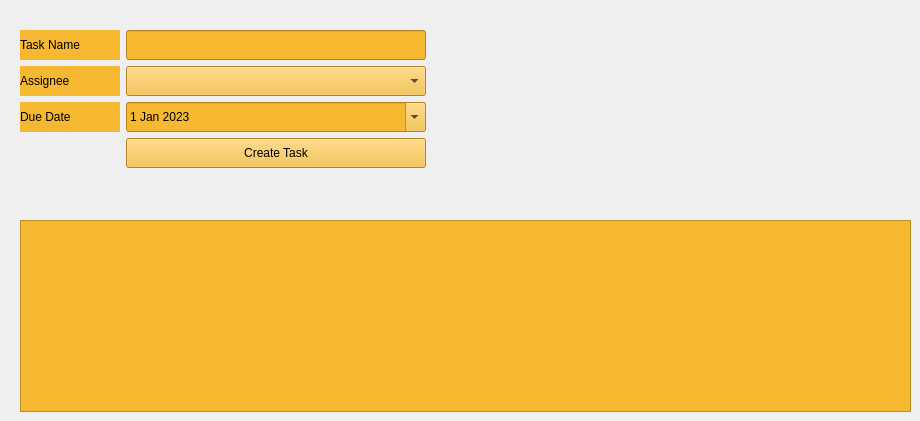
    <widget class="QWidget" name="teacher_to_do">
     <attribute name="title">
      <string>To do List</string>
     </attribute>
     <widget class="QTableWidget" name="tasks_tableWidget">
      <property name="geometry">
       <rect>
        <x>20</x>
        <y>220</y>
        <width>891</width>
        <height>192</height>
       </rect>
      </property>
      <property name="styleSheet">
       <string notr="true">background-color: rgb(246, 184, 49);
color: rgb(0, 0, 0);</string>
      </property>
     </widget>
     <widget class="QWidget" name="layoutWidget">
      <property name="geometry">
       <rect>
        <x>20</x>
        <y>30</y>
        <width>409</width>
        <height>143</height>
       </rect>
      </property>
      <layout class="QFormLayout" name="create_task_form_layout">
       <item row="0" column="0">
        <widget class="QLabel" name="task_name_label">
         <property name="minimumSize">
          <size>
           <width>100</width>
           <height>30</height>
          </size>
         </property>
         <property name="maximumSize">
          <size>
           <width>100</width>
           <height>30</height>
          </size>
         </property>
         <property name="styleSheet">
          <string notr="true">background-color: rgb(246, 184, 49);
color: rgb(0, 0, 0);</string>
         </property>
         <property name="text">
          <string>Task Name</string>
         </property>
        </widget>
       </item>
       <item row="0" column="1">
        <widget class="QLineEdit" name="task_name_input">
         <property name="minimumSize">
          <size>
           <width>300</width>
           <height>30</height>
          </size>
         </property>
         <property name="maximumSize">
          <size>
           <width>300</width>
           <height>30</height>
          </size>
         </property>
         <property name="styleSheet">
          <string notr="true">background-color: rgb(246, 184, 49);
color: rgb(0, 0, 0);</string>
         </property>
        </widget>
       </item>
       <item row="1" column="0">
        <widget class="QLabel" name="assignee_label">
         <property name="minimumSize">
          <size>
           <width>100</width>
           <height>30</height>
          </size>
         </property>
         <property name="maximumSize">
          <size>
           <width>100</width>
           <height>30</height>
          </size>
         </property>
         <property name="styleSheet">
          <string notr="true">color: rgb(0, 0, 0);
background-color: rgb(246, 184, 49);</string>
         </property>
         <property name="text">
          <string>Assignee</string>
         </property>
        </widget>
       </item>
       <item row="1" column="1">
        <widget class="QComboBox" name="assignee_input_combo">
         <property name="minimumSize">
          <size>
           <width>300</width>
           <height>30</height>
          </size>
         </property>
         <property name="maximumSize">
          <size>
           <width>300</width>
           <height>30</height>
          </size>
         </property>
         <property name="styleSheet">
          <string notr="true">background-color: rgb(246, 184, 49);
color: rgb(0, 0, 0);</string>
         </property>
        </widget>
       </item>
       <item row="2" column="0">
        <widget class="QLabel" name="due_date_label">
         <property name="minimumSize">
          <size>
           <width>100</width>
           <height>30</height>
          </size>
         </property>
         <property name="maximumSize">
          <size>
           <width>100</width>
           <height>30</height>
          </size>
         </property>
         <property name="styleSheet">
          <string notr="true">background-color: rgb(246, 184, 49);
color: rgb(0, 0, 0);</string>
         </property>
         <property name="text">
          <string>Due Date</string>
         </property>
        </widget>
       </item>
       <item row="2" column="1">
        <widget class="QDateEdit" name="due_date_input">
         <property name="minimumSize">
          <size>
           <width>300</width>
           <height>30</height>
          </size>
         </property>
         <property name="maximumSize">
          <size>
           <width>300</width>
           <height>30</height>
          </size>
         </property>
         <property name="styleSheet">
          <string notr="true">background-color: rgb(246, 184, 49);
color: rgb(0, 0, 0);</string>
         </property>
         <property name="minimumDate">
          <date>
           <year>2023</year>
           <month>1</month>
           <day>1</day>
          </date>
         </property>
         <property name="calendarPopup">
          <bool>true</bool>
         </property>
        </widget>
       </item>
       <item row="3" column="1">
        <widget class="QPushButton" name="create_task_button">
         <property name="minimumSize">
          <size>
           <width>300</width>
           <height>30</height>
          </size>
         </property>
         <property name="maximumSize">
          <size>
           <width>300</width>
           <height>30</height>
          </size>
         </property>
         <property name="styleSheet">
          <string notr="true">background-color: rgb(246, 184, 49);
color: rgb(0, 0, 0);</string>
         </property>
         <property name="text">
          <string>Create Task</string>
         </property>
        </widget>
       </item>
      </layout>
     </widget>
    </widget>
